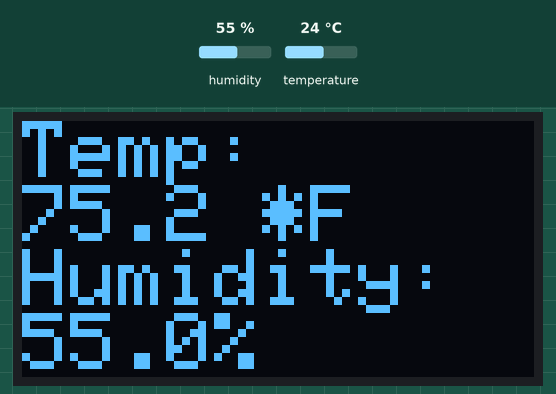
Bench run of a sketch on a simulated Arduino Uno, built with avr-gcc and run on an emulated ATmega328P. Shown: 128×64 one-colour display. The test bench sets the inputs (shaded band); at power-on: humidity 55 %, temperature 24 °C. What the sketch prints to the serial monitor is not drawn.

Above: at 1.5 s.
1.6 s: humidity set to 22 %
At 3.5 s:
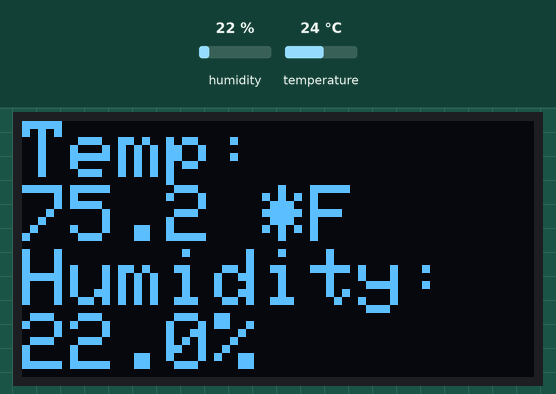
4.4 s: temperature set to 12 °C
At 5.2 s:
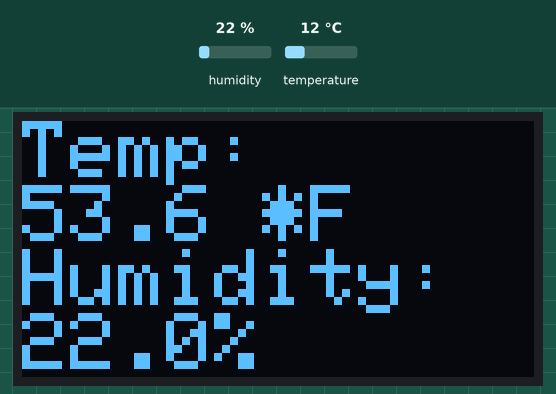
7.2 s: humidity set to 40 %
At 9.8 s:
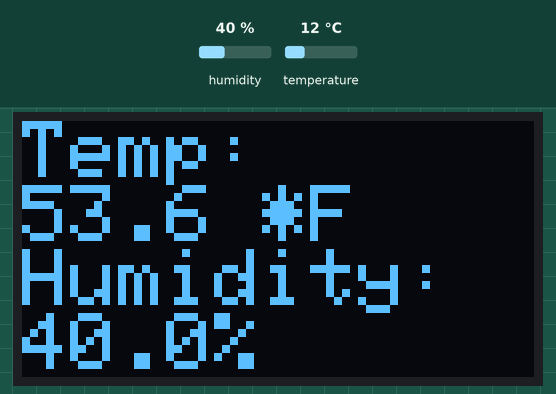
10.1 s: temperature set to 19 °C
At 11.7 s:
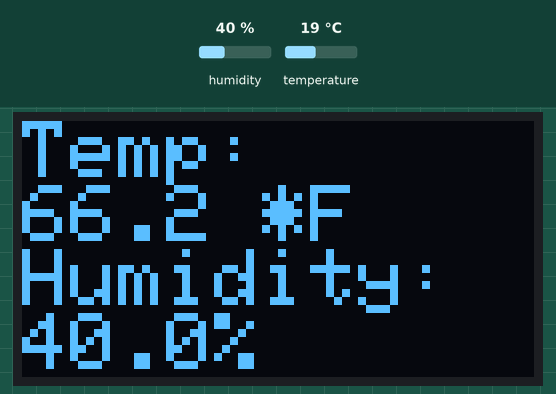
Timing chart, 0 to 13.2 s (numbered marks = the images above; inputs shaded):
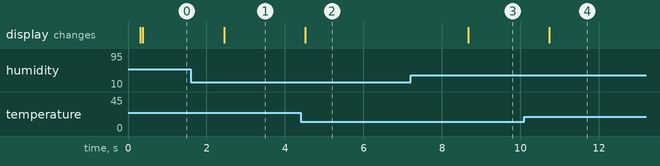

Measured:
- after the input at 1.6 s, the display: changes after 0.85 s (image 1)
- after the input at 4.4 s, the display: changes after 0.12 s (image 2)
- after the input at 7.2 s, the display: changes after 1.5 s (image 3)
- after the input at 10.1 s, the display: changes after 0.64 s (image 4)

The sketch:

aht20_oled.ino
```cpp
// load AHT20 libraries
#include <Wire.h>
#include <AHT20.h>

// load OLED libraries
#include <Adafruit_GFX.h>
#include <Adafruit_SH110X.h>

// initialize components
AHT20 aht20;
Adafruit_SH1107 display = Adafruit_SH1107(64, 128, &Wire);

void setup()
{
  // AHT20 Init
  Serial.begin(115200);

  Wire.begin();
  if (aht20.begin() == false)
  {
    Serial.println("AHT20 not detected. Please check wiring. Freezing.");
    while (1);
  }
  Serial.println("AHT20 acknowledged.");

  // OLED Init
  delay(250); // wait for the OLED to power up
  display.begin(0x3C, true); // Address 0x3C default

  // Setup display
  display.clearDisplay();
  display.display();

  display.setRotation(1);

  // Display test
  display.setTextSize(2);
  display.setTextColor(SH110X_WHITE);
}

void loop()
{
  if (aht20.available() == true)
  {
    //Get the new temperature and humidity value
    float temperature = aht20.getTemperature();
    float humidity = aht20.getHumidity();

    //Print the results
    Serial.print("Temperature: ");
    Serial.print(temperature, 2);
    Serial.print(" C\t");
    Serial.print("Humidity: ");
    Serial.print(humidity, 2);
    Serial.print("% RH");

    Serial.println();

    float temperatureF = (temperature * (9.0 / 5.0)) + 32.0;

    float roundedTemp = ((float)floor(temperatureF * 10.0)) / 10.0;
    float roundedHumidity = ((float)floor(humidity * 10.0)) / 10.0;

    // lcd.clear();
    // lcd.setCursor(0, 0);
    // lcd.print("Temp: " + String(roundTemp, 1) + " *F ");
    // lcd.setCursor(0, 1);
    // lcd.print("Humi: " + String(floor(humidity), 1) + "% ");
    display.clearDisplay();
    display.setCursor(0,0);
    display.println("Temp:");
    display.println(String(roundedTemp, 1) + " *F ");
    display.println("Humidity:");
    display.println(String(floor(roundedHumidity), 1) + "% ");
    display.display(); // actually display all of the above
  }

  //The AHT20 can respond with a reading every ~50ms. However, increased read time can cause the IC to heat around 1.0C above ambient.
  //The datasheet recommends reading every 2 seconds.
  delay(2000);
}
```
